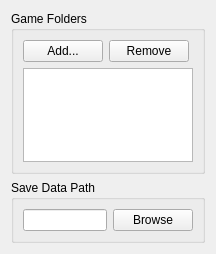
      <widget class="QWidget" name="pathsTabContents">
       <property name="geometry">
        <rect>
         <x>0</x>
         <y>0</y>
         <width>216</width>
         <height>254</height>
        </rect>
       </property>
       <layout class="QVBoxLayout" name="pathsTabLayout">
        <item>
         <widget class="QGroupBox" name="gameFoldersGroupBox">
          <property name="title">
           <string>Game Folders</string>
          </property>
          <layout class="QVBoxLayout" name="verticalLayout">
           <item>
            <layout class="QHBoxLayout" name="horizontalLayout_3">
             <item>
              <widget class="QPushButton" name="addFolderButton">
               <property name="text">
                <string>Add...</string>
               </property>
              </widget>
             </item>
             <item>
              <widget class="QPushButton" name="removeFolderButton">
               <property name="text">
                <string>Remove</string>
               </property>
              </widget>
             </item>
             <item>
              <spacer name="horizontalSpacer">
               <property name="orientation">
                <enum>Qt::Orientation::Horizontal</enum>
               </property>
               <property name="sizeHint" stdset="0">
                <size>
                 <width>40</width>
                 <height>20</height>
                </size>
               </property>
              </spacer>
             </item>
            </layout>
           </item>
           <item>
            <widget class="QListWidget" name="gameFoldersListWidget"/>
           </item>
          </layout>
         </widget>
        </item>
        <item>
         <widget class="QGroupBox" name="saveDataGroupBox">
          <property name="title">
           <string>Save Data Path</string>
          </property>
          <layout class="QVBoxLayout" name="saveDataLayout">
           <item>
            <layout class="QHBoxLayout" name="horizontalLayout_4">
             <item>
              <widget class="QLineEdit" name="currentSaveDataPath">
               <property name="readOnly">
                <bool>true</bool>
               </property>
              </widget>
             </item>
             <item>
              <widget class="QPushButton" name="browseButton">
               <property name="text">
                <string>Browse</string>
               </property>
              </widget>
             </item>
            </layout>
           </item>
          </layout>
         </widget>
        </item>
       </layout>
      </widget>
